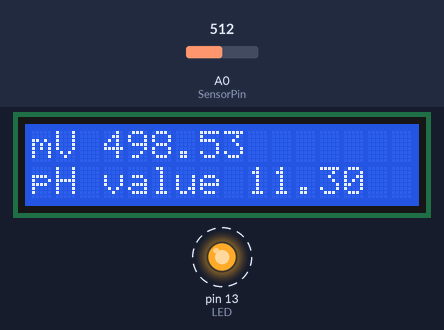
Simulated run of this sketch. Board: Arduino Uno, built with avr-gcc and run on an emulated ATmega328P. Shown: 16×2 character LCD, output pins drawn as LEDs (lit = HIGH). Dashed ring = blinking. The inputs (shaded band) are chosen by the test bench; at power-on: A0 (SensorPin) = 512.

Above: at 1.4 s.
1.5 s: A0 (SensorPin) set to 716
At 2.0 s:
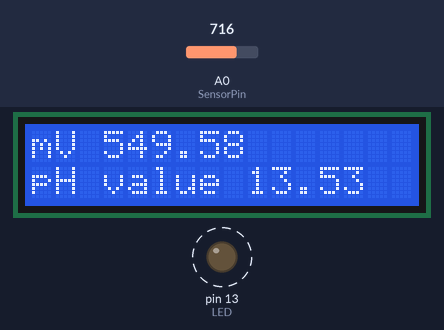
4.5 s: A0 (SensorPin) set to 900
At 6.3 s:
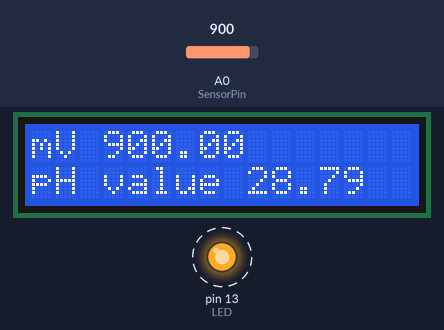
7.1 s: A0 (SensorPin) set to 1023
At 7.9 s:
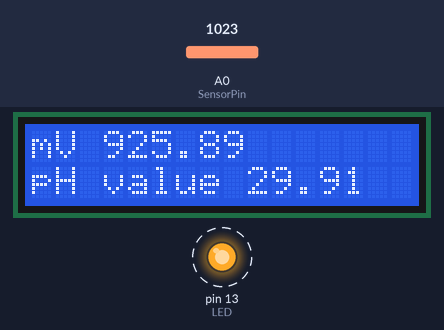
Timing chart, 0 to 15.6 s (numbered marks = the images above; inputs shaded):
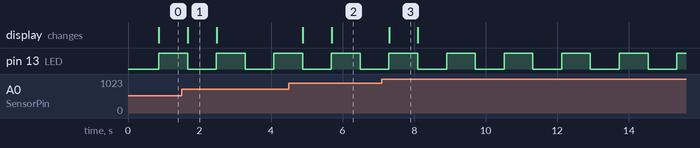

The sketch:

ph_meter_basic.ino
```cpp
// SEN 0169 reader and LCD display
// Adapted from https://www.dfrobot.com/wiki/index.php/Analog_pH_Meter_Pro_SKU:SEN0169
// But we had to change the scaling significantly
// and we added LCD.

#include <LiquidCrystal.h>

#define printInterval 800
#define LED 13
#define SensorPin A0            //pH meter Analog output to Arduino Analog Input 0

#define samplingInterval 20
#define ArrayLength  40          //times of collection -- we raised this MUCH higher than mfr recc
int pHArray[ArrayLength];        //Store the average value of the sensor feedback
int pHArrayIndex=0;

// LCD pins in order: RS, EN, D4, D5, D6, D7
LiquidCrystal lcd(2, 3, 8, 9, 10, 11);

void setup(void)
{
  // set number of columns and rows for the LCD
  lcd.begin(16, 2);
  pinMode(13,OUTPUT);

}
void loop(void)
{
  static unsigned long samplingTime = millis();
  static unsigned long printTime = millis();
  static float pHValue, raw_voltage;

  static float blue_mv = 399.66;  // millivolt reading at  7.0  ph reference solution
  static float red_mv = 330.76;   // millivolt reading at  4.01 ph reference solution
  static float blue_ph_minus_red_ph = 3.0;  // 7.0 - 4.0 (diff btw testing solutions)

  if(millis()-samplingTime > samplingInterval)
  {
      pHArray[pHArrayIndex++]=analogRead(SensorPin);
      if(pHArrayIndex==ArrayLength)pHArrayIndex=0;
      raw_voltage = (array_avg(pHArray, ArrayLength));
      float i = raw_voltage - blue_mv;
      pHValue = (i / ((blue_mv - red_mv) / blue_ph_minus_red_ph)) + 7.0;
      samplingTime=millis();
  }
  if(millis() - printTime > printInterval)
  {

    digitalWrite(LED,digitalRead(LED)^1);

    lcd.print("mV ");
    lcd.print(raw_voltage,2);
    lcd.setCursor(0, 1); // line 2
    lcd.print("pH value ");
    lcd.print(pHValue,2);
    lcd.setCursor(0, 0);
    printTime=millis();
  }

}
double array_avg(int* arr, int number){
  int i;
  int max,min;
  double avg;
  long amount=0;
  if(number<=0){
    Serial.println("Error number for the array to avraging!/n");
    return 0;
  }
  if(number<5){   //less than 5, calculated directly statistics
    for(i=0;i<number;i++){
      amount+=arr[i];
    }
    avg = amount/number;
    return avg;
  }else{
    if(arr[0]<arr[1]){
      min = arr[0];max=arr[1];
    }
    else{
      min=arr[1];max=arr[0];
    }
    for(i=2;i<number;i++){
      if(arr[i]<min){
        amount+=min;        //arr<min
        min=arr[i];
      }else {
        if(arr[i]>max){
          amount+=max;    //arr>max
          max=arr[i];
        }else{
          amount+=arr[i]; //min<=arr<=max
        }
      }//if
    }//for
    avg = (double)amount/(number-2);
  }//if
  return avg;
}
```

Measured:
- after the input at 1.5 s, the display: changes after 0.17 s (image 1)
- after the input at 4.5 s, the display: first changes after 0.39 s (image 2 shows a later state)
- after the input at 7.1 s, the display: changes after 0.20 s (image 3)
- by itself, pin 13 (LED): alternates HIGH for 0.80 s and LOW for 0.80 s
- what the display in image 1 shows lasts 0.8 s, from 1.7 s to 2.5 s
